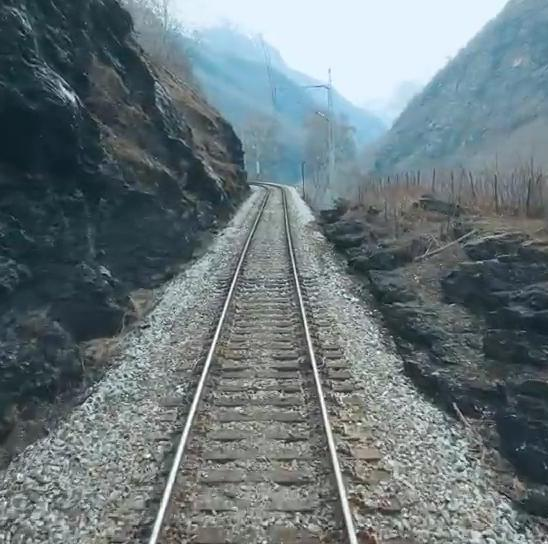
%> input picture Project/Development/Data/Dataset - B2/Frame1253.jpg, 548 x 544 px; its folder holds 4 pictures in this run
$ octave ROI.m   (GNU Octave 9; MATLAB toolbox functions it lacks are replaced by stand-ins)
%> lines starting %> are read from the running program, lines starting %| are printed output that depends on the picture
%% =========================================================================
%  All images with ROI trapezoid drawn
% =========================================================================

%% --- Load all images ---
datasetPath = '../Data/Dataset - B2/';
imgFiles = dir(fullfile(datasetPath, '*.jpg'));
if isempty(imgFiles)
    imgFiles = dir(fullfile(datasetPath, '*.png'));
end
numImages = length(imgFiles);

%% --- Display grid ---
cols = 4;
rows = ceil(numImages / cols);

figure('Name', 'ROI on All Images', 'NumberTitle', 'off');
set(gcf, 'Position', [50 50 1600 900]);

for i = 1:numImages

    imgRGB = imread(fullfile(imgFiles(i).folder, imgFiles(i).name));
%> imgRGB is the input picture: size 544x548x3 uint8; mean R, G, B 106, 119, 123.2
    [imgH, imgW, ~] = size(imgRGB);
%> imgH = 544; imgW = 548

    % ROI trapezoid
    bottomLeft  = [round(0.05*imgW),  imgH              ];
%> bottomLeft = [27 544]
    bottomRight = [round(0.95*imgW),  imgH              ];
%> bottomRight = [521 544]
    topLeft     = [round(0.30*imgW),  round(0.25*imgH)  ];
%> topLeft = [164 136]
    topRight    = [round(0.70*imgW),  round(0.25*imgH)  ];
%> topRight = [384 136]
    polyX = [bottomLeft(1), topLeft(1), topRight(1), bottomRight(1)];
%> polyX = [27 164 384 521]
    polyY = [bottomLeft(2), topLeft(2), topRight(2), bottomRight(2)];
%> polyY = [544 136 136 544]

    subplot(rows, cols, i);
    imshow(imgRGB); hold on;
    plot([polyX, polyX(1)], [polyY, polyY(1)], 'y-', 'LineWidth', 2);
    plot(polyX, polyY, 'ro', 'MarkerSize', 6, 'LineWidth', 2);
    title(sprintf('%d: %s', i, imgFiles(i).name), ...
        'Interpreter', 'none', 'FontSize', 7);
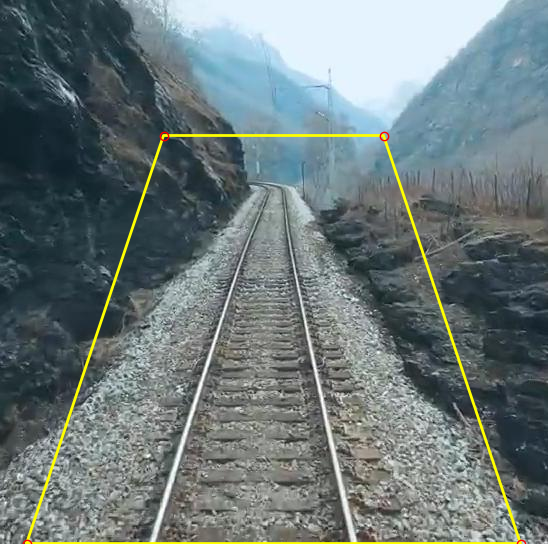
%> figure redrawn from the program's plot data; its title reads '1: Frame1253.jpg'
    hold off;
end
%> pass 2 of the loop `for i = 1:numImages`:
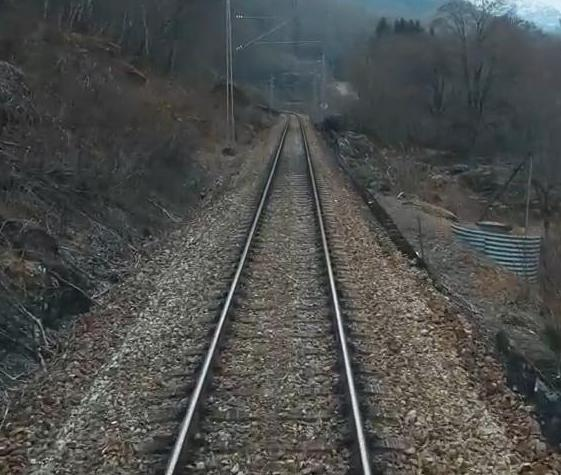
%> input picture Project/Development/Data/Dataset - B2/Frame1291.jpg, 561 x 475 px
%> imgRGB is the input picture: size 475x561x3 uint8; mean R, G, B 76.4, 78.2, 76.6
%> `title(sprintf('%d: %s', i, imgFiles(i).name), 'Interpreter', 'none', '..`:
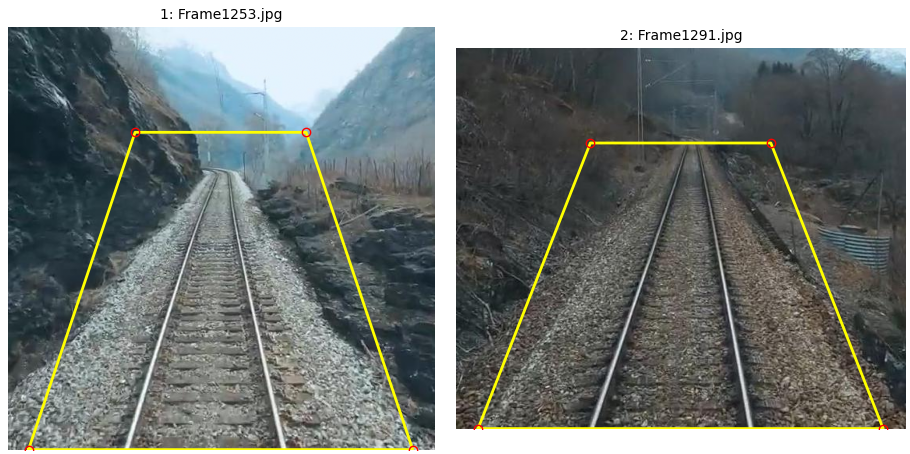
%> figure redrawn from the program's plot data, 2 panels
%> pass 3 of the loop `for i = 1:numImages`:
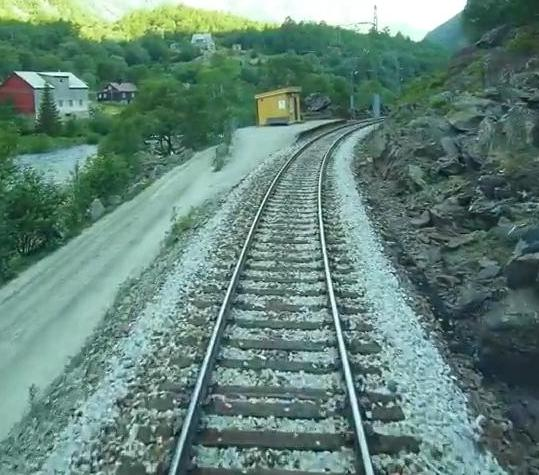
%> input picture Project/Development/Data/Dataset - B2/Frame1532.jpg, 539 x 475 px
%> imgRGB is the input picture: size 475x539x3 uint8; mean R, G, B 99.9, 132, 121.1
%> `title(sprintf('%d: %s', i, imgFiles(i).name), 'Interpreter', 'none', '..`:
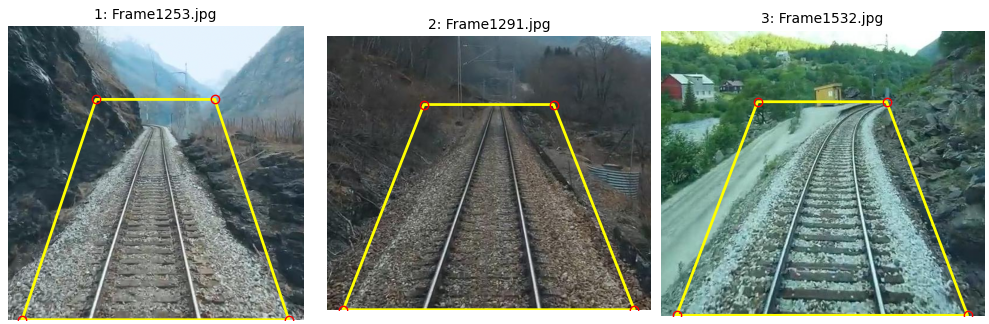
%> figure redrawn from the program's plot data, 3 panels
%> the loop made 4 passes; the first 3 are shown

sgtitle('ROI Trapezoid — All Dataset Images');
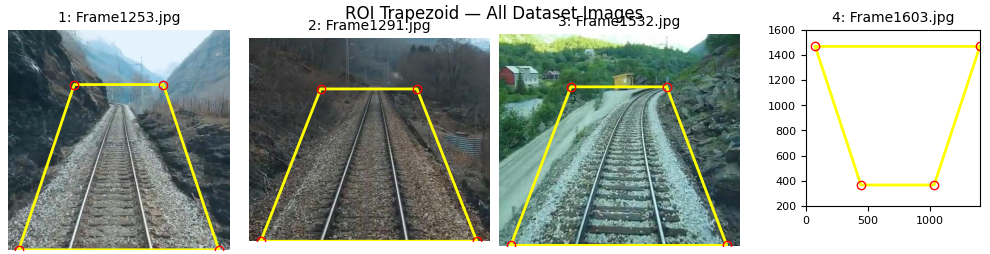
%> figure redrawn from the program's plot data, 4 panels
